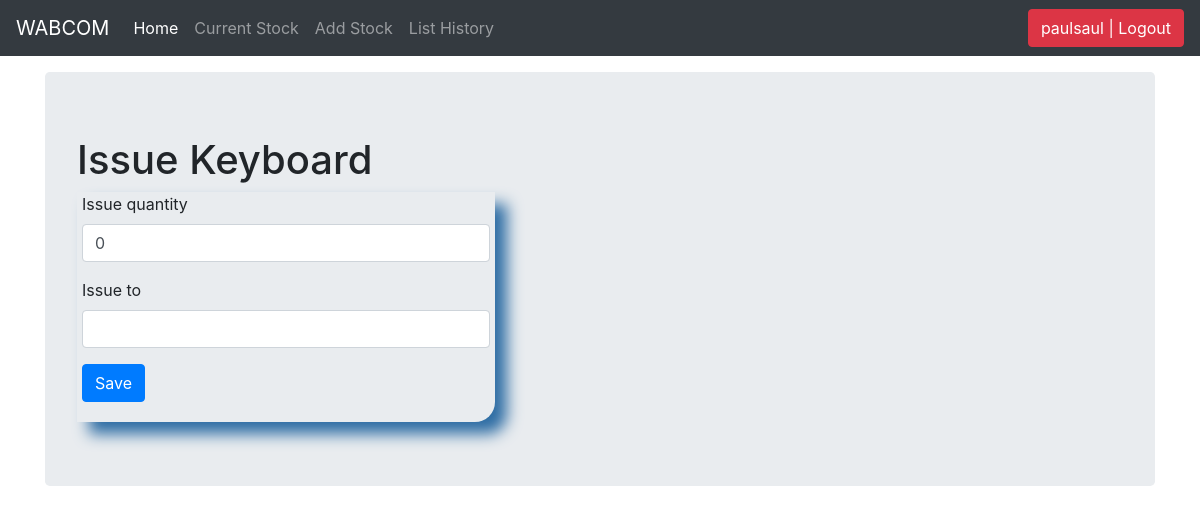
The app's page /issue_items/1/ (signed in), older data.
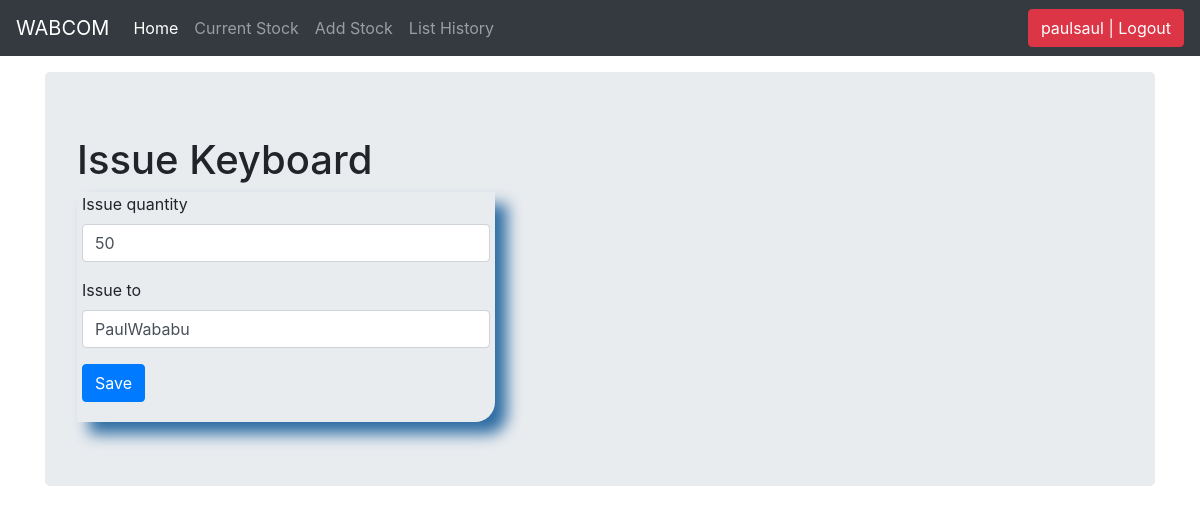
The same page, newer data.
### stockmgmgt/models.py (models this page shows, shortened)
class Stock(models.Model):
    category = models.CharField(max_length=50, blank=True, null=True)
    item_name = models.CharField(max_length=50, blank=True, null=True)
    quantity = models.IntegerField(default='0', blank=True, null=True)
    receive_quantity = models.IntegerField(default='0', blank=True, null=True)
    receive_by = models.CharField(max_length=50, blank=True, null=True)
    issue_quantity = models.IntegerField(default='0', blank=True, null=True)
    issue_by = models.CharField(max_length=50, blank=True, null=True)
    issue_to =  models.CharField(max_length=50, blank=True, null=True)
    phone_number =  models.CharField(max_length=50, blank=True, null=True)
    created_by =  models.CharField(max_length=50, blank=True, null=True)
    reorder_level = models.IntegerField(default='0', blank=True, null=True)
    last_updated = models.DateTimeField(auto_now_add=False,auto_now=True)
    timestamp = models.DateTimeField(auto_now_add=True,auto_now=False)
    export_to_CSV = models.BooleanField(default=False)

### stockmgmgt/views.py (the view, shortened to what this page needs)
# urls.py: path('issue_items/<str:pk>/', views.issue_items, name="issue_items"),
@login_required
def issue_items(request, pk):
	queryset = Stock.objects.get(id=pk)
	form = IssueForm(request.POST or None, instance=queryset)
	context = {
		"title": 'Issue ' + str(queryset.item_name),
		"queryset": queryset,
		"form": form,
		"username": 'Issue By: ' + str(request.user),
	}
	return render(request, "add_items.html", context)

### stockmgmgt/forms.py
class IssueForm(forms.ModelForm):
	class Meta:
		model = Stock
		fields = ['issue_quantity', 'issue_to']

### stockmgmgt/templates/add_items.html (shortened to what this page needs)
{% load static %}
{% load crispy_forms_tags %}
<!DOCTYPE html>
<html lang="en">
  <head>
<link rel="stylesheet" href="{% static 'css/bootstrap.min.css' %}">
    <link href="navbar-top-fixed.css" rel="stylesheet">
    <link rel="stylesheet" href="{% static 'css/navbar-top-fixed.css' %}">
  </head>
  <body>
    <nav class="navbar navbar-expand-md navbar-dark fixed-top bg-dark">
  <a class="navbar-brand" href="/">WABCOM</a>
  <div class="collapse navbar-collapse" id="navbarCollapse">
    <ul class="navbar-nav mr-auto">
        <li class="nav-item active">
            <a class="nav-link" href="/">Home <span class="sr-only">(current)</span></a>
          </li>
          {% if request.user.is_authenticated %}
          <li class="nav-item">
            <a class="nav-link" href="/list_items">Current Stock</a>
          </li>
          <li class="nav-item">
            <a class="nav-link" href="/add_items">Add Stock</a>
          </li>
          <li class="nav-item">
            <a class="nav-link" href="/list_history">List History</a>
         </li>
          {% endif %}
    </ul>
    <ul class="navbar-nav">
      {% if request.user.is_authenticated %}
      <li><a href="/accounts/logout"><button class="btn btn-danger">{{ user }} | Logout</button></a></li>
      {% else %}
      <li><a href="/accounts/login">Login</a></li>
      {% endif %}
  </ul>
  </div>
</nav>
<main role="main" class="container">
  <div class="jumbotron">
    <h1> {{title}}</h1>
    <div class="row">
      <div class="col-sm-5">
        <div class="display-table" style="border-bottom-right-radius: 20px;padding-left: 5px; padding-right: 5px; padding-bottom: 20px; box-shadow: 12px 12px 15px #2e6da4;">
          <form method="POST" action="">{% csrf_token %}
        {{form|crispy}}
        <input type="submit" class="btn btn-primary mybutton" value="Save">
    </form>
        </div>
    </div>
    </div>
  </div>
</main>
      </body>
</html>

Row changes from the older to the newer data that the page shows:
changed Stock: issue_quantity "0" → "50"; issue_to (not shown) → "PaulWababu"
